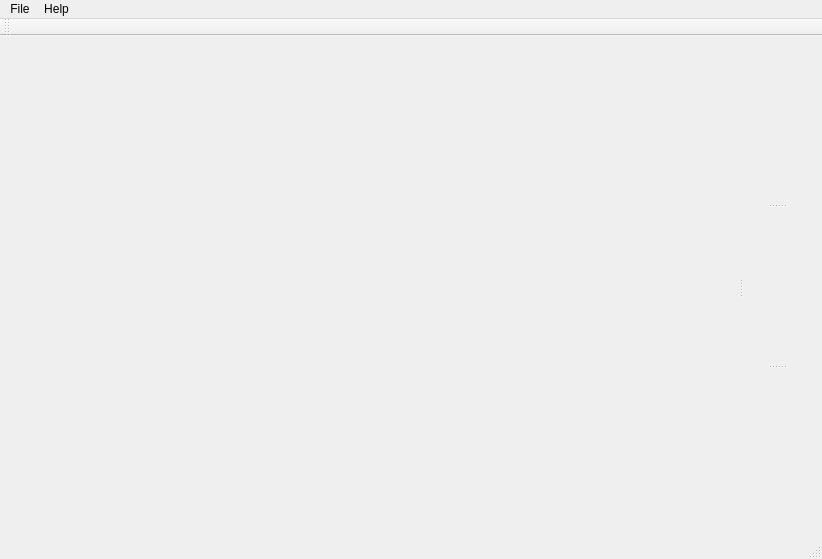
<?xml version="1.0" encoding="UTF-8"?>
<ui version="4.0">
 <class>MainWindow</class>
 <widget class="QMainWindow" name="MainWindow">
  <property name="geometry">
   <rect>
    <x>0</x>
    <y>0</y>
    <width>822</width>
    <height>559</height>
   </rect>
  </property>
  <property name="windowTitle">
   <string>Open|SpeedShop Experimentation Control and Analysis GUI</string>
  </property>
  <widget class="QWidget" name="centralWidget">
   <layout class="QVBoxLayout" name="verticalLayout_Main">
    <item>
     <widget class="QSplitter" name="splitter">
      <property name="orientation">
       <enum>Qt::Horizontal</enum>
      </property>
      <widget class="ArgoNavis::GUI::ExperimentPanel" name="widget_ExperimentPanel" native="true">
       <property name="sizePolicy">
        <sizepolicy hsizetype="MinimumExpanding" vsizetype="Preferred">
         <horstretch>0</horstretch>
         <verstretch>0</verstretch>
        </sizepolicy>
       </property>
      </widget>
      <widget class="QSplitter" name="splitter_Views">
       <property name="orientation">
        <enum>Qt::Vertical</enum>
       </property>
       <widget class="QScrollArea" name="scrollArea_MetricPlotView">
        <property name="frameShape">
         <enum>QFrame::NoFrame</enum>
        </property>
        <property name="frameShadow">
         <enum>QFrame::Plain</enum>
        </property>
        <property name="verticalScrollBarPolicy">
         <enum>Qt::ScrollBarAsNeeded</enum>
        </property>
        <property name="horizontalScrollBarPolicy">
         <enum>Qt::ScrollBarAlwaysOff</enum>
        </property>
        <property name="widgetResizable">
         <bool>true</bool>
        </property>
        <widget class="ArgoNavis::GUI::MetricViewManager" name="widget_MetricViewManager">
         <property name="geometry">
          <rect>
           <x>0</x>
           <y>0</y>
           <width>68</width>
           <height>158</height>
          </rect>
         </property>
         <property name="sizePolicy">
          <sizepolicy hsizetype="Preferred" vsizetype="Preferred">
           <horstretch>0</horstretch>
           <verstretch>0</verstretch>
          </sizepolicy>
         </property>
        </widget>
       </widget>
       <widget class="ArgoNavis::GUI::PerformanceDataMetricView" name="widget_MetricTableView" native="true"/>
       <widget class="ArgoNavis::GUI::SourceView" name="widget_SourceCodeViewer" native="true"/>
      </widget>
     </widget>
    </item>
   </layout>
  </widget>
  <widget class="QMenuBar" name="menuBar">
   <property name="geometry">
    <rect>
     <x>0</x>
     <y>0</y>
     <width>822</width>
     <height>20</height>
    </rect>
   </property>
   <widget class="QMenu" name="menuFile">
    <property name="title">
     <string>File</string>
    </property>
    <widget class="QMenu" name="menuUnload_OSS_Experiment">
     <property name="title">
      <string>Unload O|SS Experiment</string>
     </property>
    </widget>
    <addaction name="actionLoad_OSS_Experiment"/>
    <addaction name="menuUnload_OSS_Experiment"/>
    <addaction name="separator"/>
    <addaction name="actionExit"/>
   </widget>
   <widget class="QMenu" name="menuHelp">
    <property name="title">
     <string>Help</string>
    </property>
    <addaction name="separator"/>
    <addaction name="actionView_Open_SpeedShop_Quick_Start_Guide"/>
    <addaction name="actionView_Open_SpeedShop_Reference_Guide"/>
    <addaction name="separator"/>
    <addaction name="actionAbout"/>
   </widget>
   <addaction name="menuFile"/>
   <addaction name="menuHelp"/>
  </widget>
  <widget class="QToolBar" name="mainToolBar">
   <attribute name="toolBarArea">
    <enum>TopToolBarArea</enum>
   </attribute>
   <attribute name="toolBarBreak">
    <bool>false</bool>
   </attribute>
  </widget>
  <widget class="QStatusBar" name="statusBar"/>
  <action name="actionLoad_OSS_Experiment">
   <property name="text">
    <string>Load O|SS Experiment</string>
   </property>
  </action>
  <action name="actionExit">
   <property name="text">
    <string>Exit</string>
   </property>
  </action>
  <action name="actionAbout">
   <property name="text">
    <string>About Open|SpeedShop GUI</string>
   </property>
  </action>
  <action name="actionView_Open_SpeedShop_Reference_Guide">
   <property name="text">
    <string>View Open|SpeedShop Reference Guide</string>
   </property>
  </action>
  <action name="actionView_Open_SpeedShop_Quick_Start_Guide">
   <property name="text">
    <string>View Open|SpeedShop Quick Start Guide</string>
   </property>
  </action>
 </widget>
 <layoutdefault spacing="6" margin="11"/>
 <customwidgets>
  <customwidget>
   <class>ArgoNavis::GUI::ExperimentPanel</class>
   <extends>QWidget</extends>
   <header>widgets/ExperimentPanel.h</header>
   <container>1</container>
  </customwidget>
  <customwidget>
   <class>ArgoNavis::GUI::PerformanceDataMetricView</class>
   <extends>QWidget</extends>
   <header>widgets/PerformanceDataMetricView.h</header>
   <container>1</container>
  </customwidget>
  <customwidget>
   <class>ArgoNavis::GUI::SourceView</class>
   <extends>QWidget</extends>
   <header>SourceView/SourceView.h</header>
   <container>1</container>
  </customwidget>
  <customwidget>
   <class>ArgoNavis::GUI::MetricViewManager</class>
   <extends>QWidget</extends>
   <header>widgets/MetricViewManager.h</header>
   <container>1</container>
  </customwidget>
 </customwidgets>
 <resources/>
 <connections/>
</ui>
